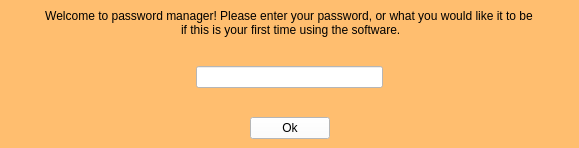
<?xml version="1.0" encoding="UTF-8"?>
<ui version="4.0">
 <class>MainWindow</class>
 <widget class="QMainWindow" name="MainWindow">
  <property name="geometry">
   <rect>
    <x>0</x>
    <y>0</y>
    <width>579</width>
    <height>148</height>
   </rect>
  </property>
  <property name="windowTitle">
   <string>Page 1</string>
  </property>
  <widget class="QWidget" name="centralwidget">
   <property name="styleSheet">
    <string notr="true">background-color: rgb(255, 190, 111);</string>
   </property>
   <layout class="QVBoxLayout" name="verticalLayout">
    <item>
     <layout class="QHBoxLayout" name="horizontalLayout_2">
      <item>
       <spacer name="horizontalSpacer_4">
        <property name="orientation">
         <enum>Qt::Orientation::Horizontal</enum>
        </property>
        <property name="sizeHint" stdset="0">
         <size>
          <width>40</width>
          <height>20</height>
         </size>
        </property>
       </spacer>
      </item>
      <item>
       <widget class="QLabel" name="lbl_welcome">
        <property name="text">
         <string>Welcome to password manager! Please enter your password, or what you would like it to be 
 if this is your first time using the software.</string>
        </property>
        <property name="alignment">
         <set>Qt::AlignmentFlag::AlignCenter</set>
        </property>
       </widget>
      </item>
      <item>
       <spacer name="horizontalSpacer_3">
        <property name="orientation">
         <enum>Qt::Orientation::Horizontal</enum>
        </property>
        <property name="sizeHint" stdset="0">
         <size>
          <width>40</width>
          <height>20</height>
         </size>
        </property>
       </spacer>
      </item>
     </layout>
    </item>
    <item>
     <spacer name="verticalSpacer_2">
      <property name="orientation">
       <enum>Qt::Orientation::Vertical</enum>
      </property>
      <property name="sizeHint" stdset="0">
       <size>
        <width>20</width>
        <height>40</height>
       </size>
      </property>
     </spacer>
    </item>
    <item>
     <layout class="QHBoxLayout" name="horizontalLayout_3">
      <item>
       <spacer name="horizontalSpacer_5">
        <property name="orientation">
         <enum>Qt::Orientation::Horizontal</enum>
        </property>
        <property name="sizeHint" stdset="0">
         <size>
          <width>40</width>
          <height>20</height>
         </size>
        </property>
       </spacer>
      </item>
      <item>
       <widget class="QLineEdit" name="txt_input">
        <property name="styleSheet">
         <string notr="true">background-color: rgb(255, 255, 255);</string>
        </property>
       </widget>
      </item>
      <item>
       <spacer name="horizontalSpacer_6">
        <property name="orientation">
         <enum>Qt::Orientation::Horizontal</enum>
        </property>
        <property name="sizeHint" stdset="0">
         <size>
          <width>40</width>
          <height>20</height>
         </size>
        </property>
       </spacer>
      </item>
     </layout>
    </item>
    <item>
     <spacer name="verticalSpacer">
      <property name="orientation">
       <enum>Qt::Orientation::Vertical</enum>
      </property>
      <property name="sizeHint" stdset="0">
       <size>
        <width>20</width>
        <height>40</height>
       </size>
      </property>
     </spacer>
    </item>
    <item>
     <layout class="QHBoxLayout" name="horizontalLayout">
      <item>
       <spacer name="horizontalSpacer">
        <property name="orientation">
         <enum>Qt::Orientation::Horizontal</enum>
        </property>
        <property name="sizeHint" stdset="0">
         <size>
          <width>40</width>
          <height>20</height>
         </size>
        </property>
       </spacer>
      </item>
      <item>
       <widget class="QPushButton" name="btn_ok">
        <property name="styleSheet">
         <string notr="true">background-color: rgb(255, 255, 255);</string>
        </property>
        <property name="text">
         <string>Ok</string>
        </property>
       </widget>
      </item>
      <item>
       <spacer name="horizontalSpacer_2">
        <property name="orientation">
         <enum>Qt::Orientation::Horizontal</enum>
        </property>
        <property name="sizeHint" stdset="0">
         <size>
          <width>40</width>
          <height>20</height>
         </size>
        </property>
       </spacer>
      </item>
     </layout>
    </item>
   </layout>
  </widget>
 </widget>
 <resources/>
 <connections>
  <connection>
   <sender>btn_ok</sender>
   <signal>clicked()</signal>
   <receiver>MainWindow</receiver>
   <slot>btn_ok_a()</slot>
   <hints>
    <hint type="sourcelabel">
     <x>261</x>
     <y>118</y>
    </hint>
    <hint type="destinationlabel">
     <x>940</x>
     <y>121</y>
    </hint>
   </hints>
  </connection>
 </connections>
 <slots>
  <slot>btn_ok_a()</slot>
 </slots>
</ui>
